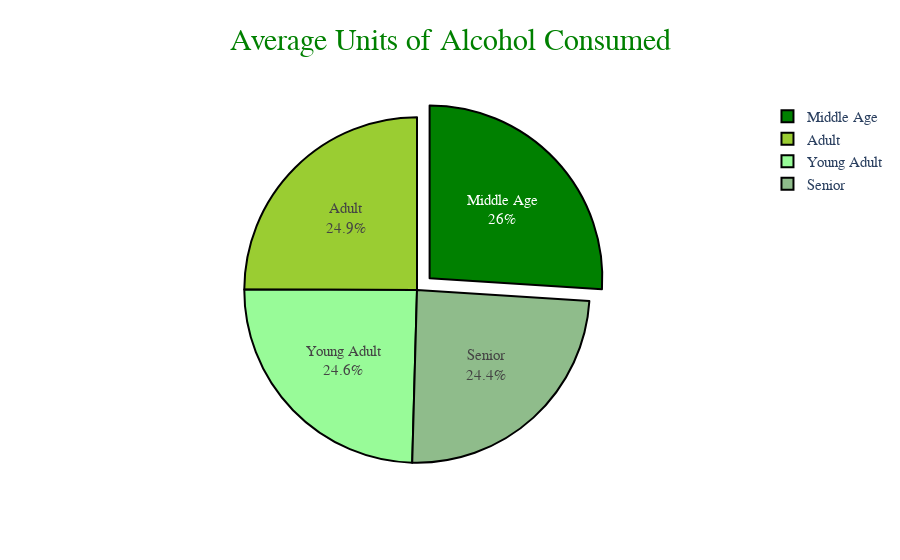

The notebook cell saved with this chart:
### Markdown cell above
<a id="Import"></a>
# <p style="background-color: #000000; font-family:calibri; color: #7FFF00; font-size:140%; text-align:center; border : 4px dashed #7FFF00 ;border-radius:90px 90px 90px 90px;"> Alcohol 🍾 Consumption of Age groups 👥 

This chart shows that on average most units of alcohol are consumed by middle age group and in the next plot we will visualize the effect of alcohol on liver.

### Code cell
heading("Alcohol consumption of age groups")
alcohol_consumption = liver.groupby('Age_group')['AlcoholConsumption'].mean()

colors=['#98FB98', '#9ACD32', '#008000', '#8FBC8B']

fig = go.Figure(data=[go.Pie(labels=alcohol_consumption.index, values=alcohol_consumption.values, pull=[0,0,0.1,0],textinfo ='label+percent', marker=dict(colors=colors, line=dict(color='black', width=2)))])
fig.update_layout(title = 'Average Units of Alcohol Consumed', width=500, title_x=0.5, title_font_family="Times New Roman", title_font_color="green", title_font_size=30, font_family="Times New Roman", font_size=15)
fig.show()

### Figure 1 — Plotly figure (JSON) as saved in the notebook; plotly's stock layout.template omitted (floating-point values rounded to 4 significant figures)
{"data": [{"labels": ["Young Adult", "Adult", "Middle Age", "Senior"], "marker": {"colors": ["#98FB98", "#9ACD32", "#008000", "#8FBC8B"], "line": {"color": "black", "width": 2}}, "pull": [0, 0, 0.1, 0], "textinfo": "label+percent", "type": "pie", "values": [9.718, 9.852, 10.28, 9.641]}], "layout": {"autosize": true, "font": {"family": "Times New Roman", "size": 15}, "title": {"font": {"color": "green", "family": "Times New Roman", "size": 30}, "text": "Average Units of Alcohol Consumed", "x": 0.5}}}
